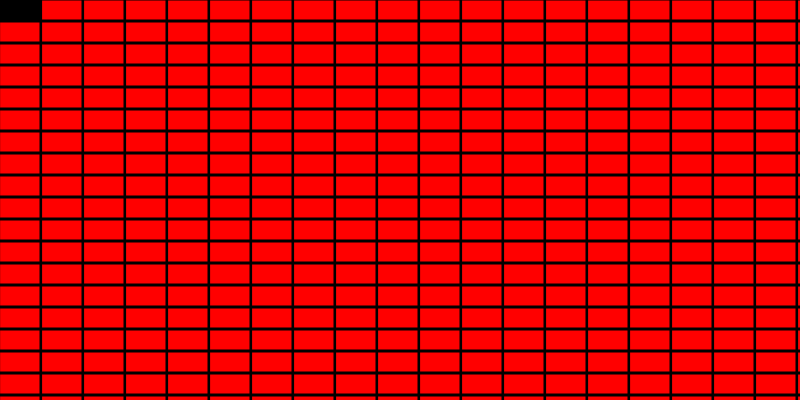
Frame 1 (no input)
Frame 60 (no input): identical to frame 1, image omitted
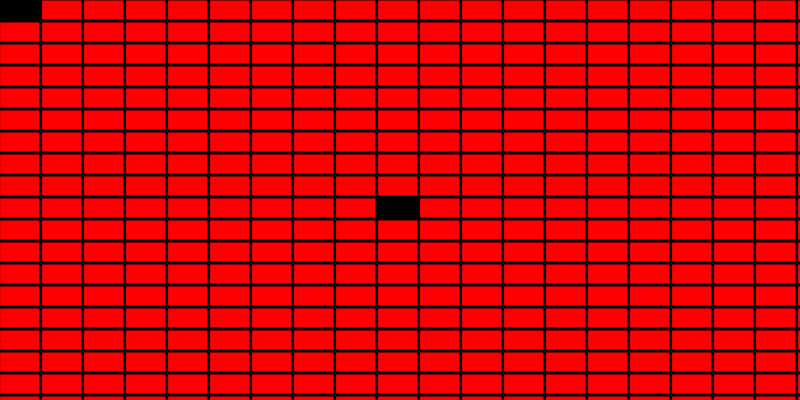
Frame 120 (the mouse pressed at the canvas centre since frame 60)

The p5.js sketch that drew these frames (run headless with seeded random() and noise() and a simulated clock; from frame 60 on, the mouse is pressed at the canvas centre):

// p5.js sketch
// ── sketch.js
var bricks = [];

function setup() {
  createCanvas(800, 400);

  for (var y = 0; y < height; y += 22) {
    for (var x = 0; x < width; x += 42) {
      bricks.push(new Brick(x, y, 40, 20, 0));
    }
  }
}

function draw() {
  background(0);
  for (var i = 0; i < bricks.length; i++) {
    if (mouseX >= bricks[i].x && mouseX <= bricks[i].x + bricks[i].w &&
      mouseY >= bricks[i].y && mouseY <= bricks[i].y + bricks[i].h) {
      bricks[i].visible = false;
    }
    bricks[i].draw();
  }
}
// ── brick.js
// Creating box constructor Class

// Constructor method of building -- the first function is the 'constructor'
function Brick(xPos, yPos, w, h, color) {
  this.x = xPos;
  this.y = yPos;
  this.w = w;
  this.h = h;
  this.color = color;
  this.visible = true;
}

Brick.prototype.draw = function() {
  if (this.visible) {
    var c = color('hsl(' + this.color + ', 100%, 50%)');
    fill(c);
    rect(this.x, this.y, this.w, this.h);
  }
}
